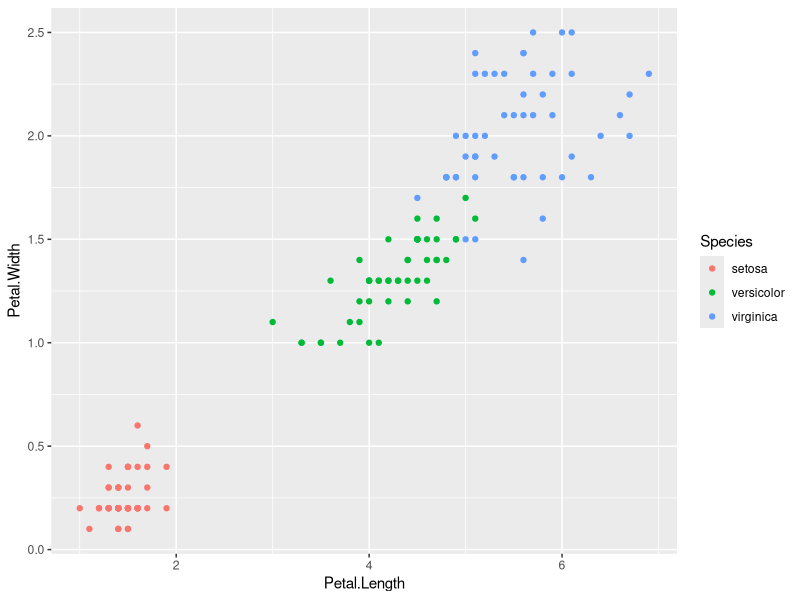
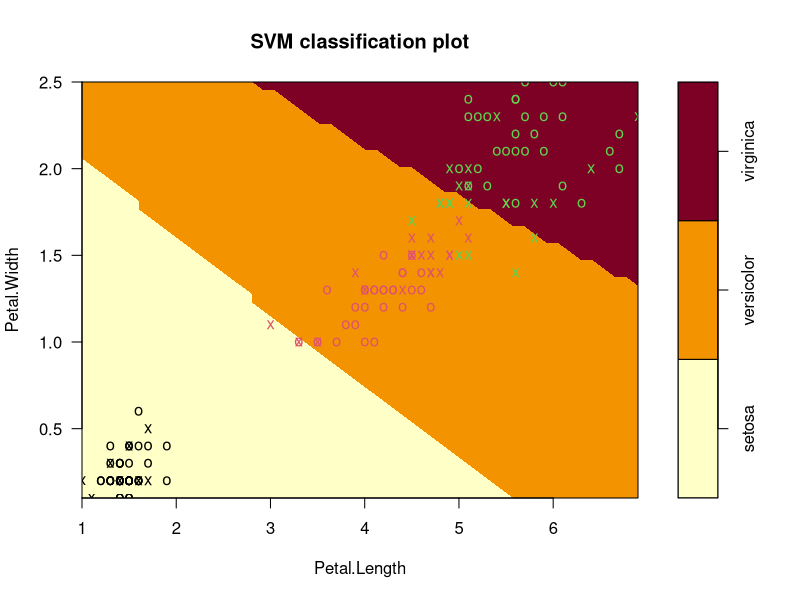
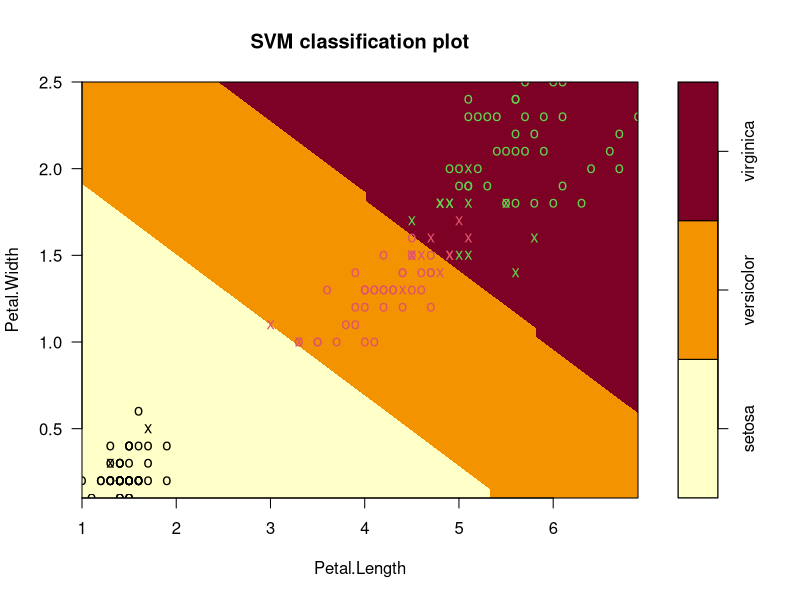
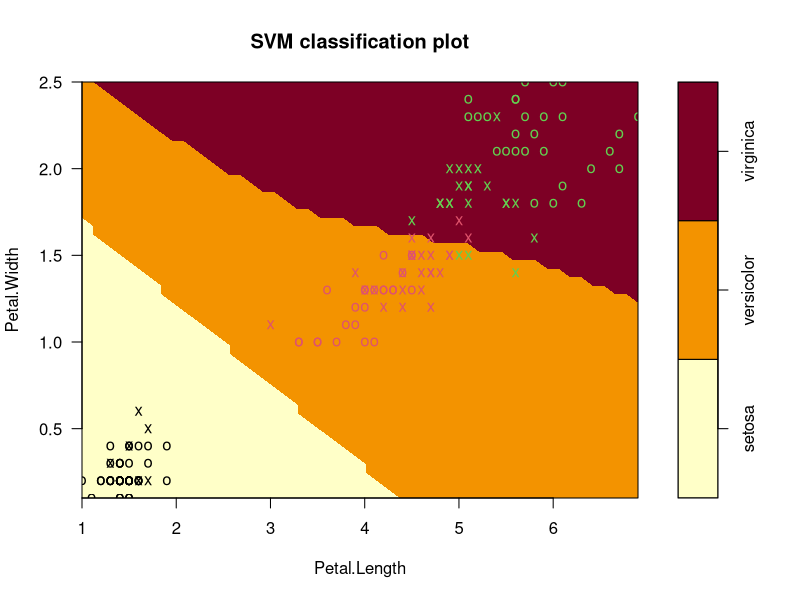
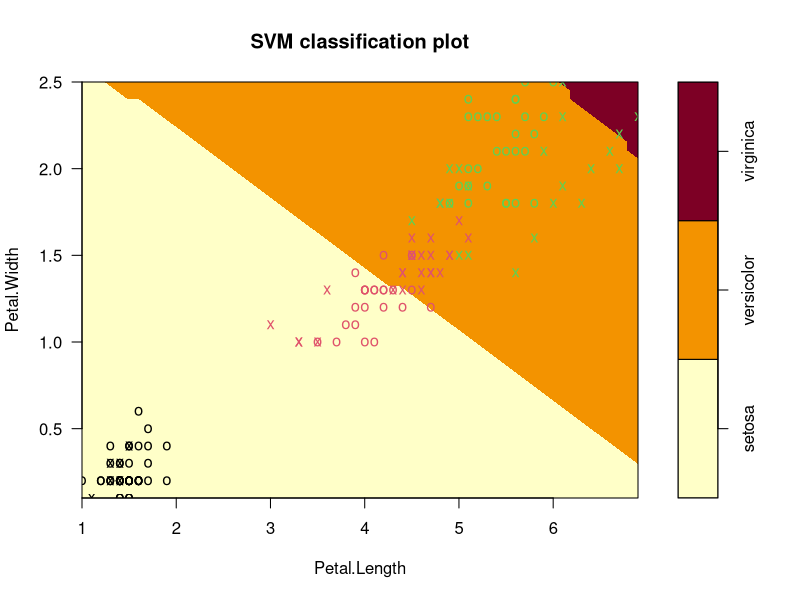

These charts were generated, in order, by the following R code:
install.packages("e1071")
library(e1071)
data("iris")
head(iris)
summary(iris)
library(ggplot2)
qplot(Petal.Length,Petal.Width,data = iris, color = Species)
help("svm")
svm_model1 <- svm(Species~.,data = iris)
summary(svm_model1)
plot(svm_model1, data = iris,Petal.Width~Petal.Length, slice =list(Sepal.Width = 3.000, Sepal.Length = 4.000))
pred1 <- predict(svm_model1, iris)
table1 <- table(Predicted = pred1, Actual = iris$Species)
table1
Model1_accuracyRate = sum(diag(table1))/sum(table1)
Model1_accuracyRate

Model1_MissClassificationRate = 1 - Model1_accuracyRate
Model1_MissClassificationRate

svm_model2 <- svm(Species~., data = iris, kernel = "linear")
plot(svm_model2, data = iris,Petal.Width~Petal.Length, slice = list(Sepal.Width = 3,Sepal.Length = 4))
summary(svm_model2)
pred2 <- predict(svm_model2, iris)
table2 <- table(Predicted = pred2, Actual = iris$Species)
table2
Model2_accuracyRate = sum(diag(table2))/sum(table2)
Model2_accuracyRate
Model2_MissClassificationRate = 1 - Model2_accuracyRate
Model2_MissClassificationRate


svm_model3 <- svm(Species~., data = iris, kernel = "polynomial")
plot(svm_model3, data = iris,Petal.Width~Petal.Length, slice = list(Sepal.Width = 3,Sepal.Length = 4))
summary(svm_model3)
pred3 <- predict(svm_model3, iris)
table3 <- table(Predicted = pred3, Actual = iris$Species)
table3
Model3_accuracyRate = sum(diag(table3))/sum(table3)
Model3_accuracyRate
Model3_MissClassificationRate = 1 - Model3_accuracyRate
Model3_MissClassificationRate

svm_model4 <- svm(Species~., data = iris, kernel = "sigmoid")
plot(svm_model4, data = iris,Petal.Width~Petal.Length, slice = list(Sepal.Width = 3,Sepal.Length = 4))
summary(svm_model4)
pred4 <- predict(svm_model4, iris)
table4 <- table(Predicted = pred4, Actual = iris$Species)
table4
Model4_accuracyRate = sum(diag(table4))/sum(table4)
Model4_accuracyRate
Model4_MissClassificationRate = 1 - Model4_accuracyRate
Model4_MissClassificationRate

